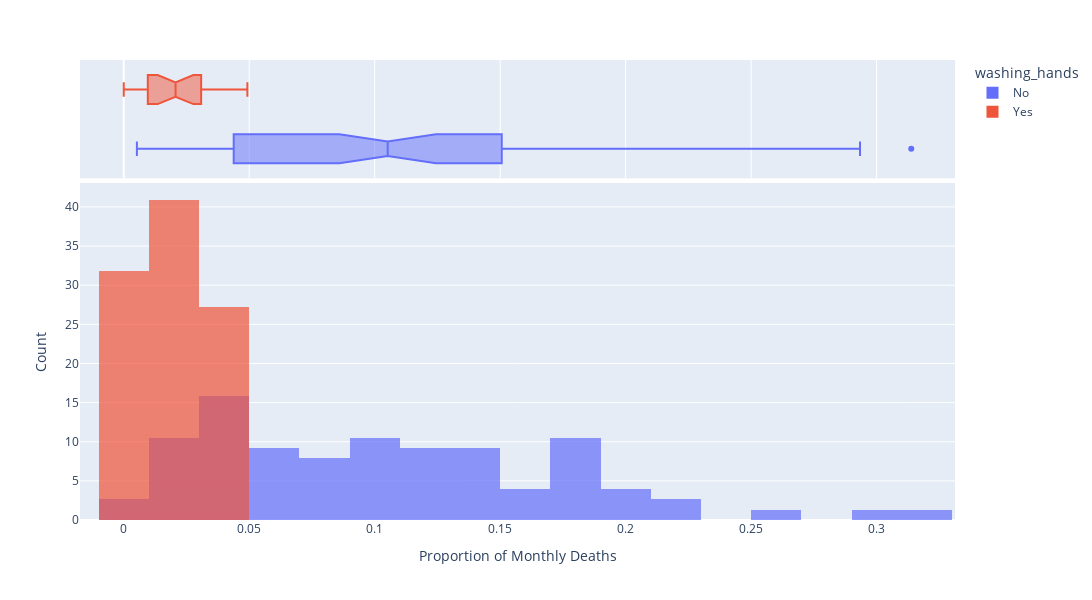

This figure's notebook cell:
### Markdown cell above
### Use Histograms to Visualise the Monthly Distribution of Outcomes

**Challenge**: Create a [plotly histogram](https://plotly.com/python/histograms/) to show the monthly percentage of deaths. 

* Use docs to check out the available parameters. Use the [`color` parameter](https://plotly.github.io/plotly.py-docs/generated/plotly.express.histogram.html) to display two overlapping histograms.
* The time period of handwashing is shorter than not handwashing. Change `histnorm` to `percent` to make the time periods comparable. 
* Make the histograms slighlty transparent
* Experiment with the number of bins on the histogram. Which number work well in communicating the range of outcomes?
* Just for fun, display your box plot on the top of the histogram using the `marginal` parameter.

### Code cell
hist = px.histogram(data_frame=df_monthly,
                    x="pct_deaths",
                    color="washing_hands",
                    nbins=30,
                    opacity=0.7,
                    barmode="overlay",
                    histnorm="percent",
                    marginal="box",
                    width=1280,
                    height=600)
hist.update_layout(xaxis_title='Proportion of Monthly Deaths',
                   yaxis_title='Count',)
hist.show()

### Figure 1 — Plotly figure (JSON) as saved in the notebook; plotly's stock layout.template omitted (floating-point values rounded to 4 significant figures)
{"data": [{"alignmentgroup": "True", "bingroup": "x", "histnorm": "percent", "hovertemplate": "washing_hands=No<br>pct_deaths=%{x}<br>percent=%{y}<extra></extra>", "legendgroup": "No", "marker": {"color": "#636efa", "opacity": 0.7, "pattern": {"shape": ""}}, "name": "No", "nbinsx": 30, "offsetgroup": "No", "orientation": "v", "showlegend": true, "type": "histogram", "x": [0.1457, 0.07531, 0.04332, 0.01569, 0.007843, 0.05, 0.08421, 0.01351, 0.01878, 0.1102, 0.2255, 0.2085, 0.1222, 0.1023, 0.1074, 0.03226, 0.06593, 0.2078, 0.2546, 0.1839, 0.2934, 0.2297, 0.3138, 0.1912, 0.1597, 0.1241, 0.1193, 0.06098, 0.04082, 0.005236, 0.01554, 0.02262, 0.176, 0.07143, 0.08051, 0.1516, 0.1128, 0.1703, 0.1731, 0.05833, 0.02679, 0.04369, 0.0632, 0.01224, 0.03226, 0.1102, 0.1055, 0.07591, 0.04745, 0.04452, 0.04231, 0.04392, 0.07143, 0.06122, 0.03586, 0.1055, 0.1484, 0.1094, 0.1049, 0.1339, 0.1809, 0.1543, 0.1897, 0.1344, 0.1015, 0.131, 0.1806, 0.1439, 0.1496, 0.1077, 0.05369, 0.03215, 0.01923, 0.03607, 0.1827, 0.1224], "xaxis": "x", "yaxis": "y"}, {"alignmentgroup": "True", "hovertemplate": "washing_hands=No<br>pct_deaths=%{x}<extra></extra>", "legendgroup": "No", "marker": {"color": "#636efa"}, "name": "No", "notched": true, "offsetgroup": "No", "showlegend": false, "type": "box", "x": [0.1457, 0.07531, 0.04332, 0.01569, 0.007843, 0.05, 0.08421, 0.01351, 0.01878, 0.1102, 0.2255, 0.2085, 0.1222, 0.1023, 0.1074, 0.03226, 0.06593, 0.2078, 0.2546, 0.1839, 0.2934, 0.2297, 0.3138, 0.1912, 0.1597, 0.1241, 0.1193, 0.06098, 0.04082, 0.005236, 0.01554, 0.02262, 0.176, 0.07143, 0.08051, 0.1516, 0.1128, 0.1703, 0.1731, 0.05833, 0.02679, 0.04369, 0.0632, 0.01224, 0.03226, 0.1102, 0.1055, 0.07591, 0.04745, 0.04452, 0.04231, 0.04392, 0.07143, 0.06122, 0.03586, 0.1055, 0.1484, 0.1094, 0.1049, 0.1339, 0.1809, 0.1543, 0.1897, 0.1344, 0.1015, 0.131, 0.1806, 0.1439, 0.1496, 0.1077, 0.05369, 0.03215, 0.01923, 0.03607, 0.1827, 0.1224], "xaxis": "x2", "yaxis": "y2"}, {"alignmentgroup": "True", "bingroup": "x", "histnorm": "percent", "hovertemplate": "washing_hands=Yes<br>pct_deaths=%{x}<br>percent=%{y}<extra></extra>", "legendgroup": "Yes", "marker": {"color": "#EF553B", "opacity": 0.7, "pattern": {"shape": ""}}, "name": "Yes", "nbinsx": 30, "offsetgroup": "Yes", "orientation": "v", "showlegend": true, "type": "histogram", "x": [0.02239, 0.012, 0.01894, 0.0458, 0.03957, 0.04472, 0.0293, 0.03534, 0.006873, 0, 0.006557, 0.009585, 0.01136, 0.003717, 0, 0.009615, 0.02341, 0.02903, 0.0134, 0.02233, 0.03085, 0.04926], "xaxis": "x", "yaxis": "y"}, {"alignmentgroup": "True", "hovertemplate": "washing_hands=Yes<br>pct_deaths=%{x}<extra></extra>", "legendgroup": "Yes", "marker": {"color": "#EF553B"}, "name": "Yes", "notched": true, "offsetgroup": "Yes", "showlegend": false, "type": "box", "x": [0.02239, 0.012, 0.01894, 0.0458, 0.03957, 0.04472, 0.0293, 0.03534, 0.006873, 0, 0.006557, 0.009585, 0.01136, 0.003717, 0, 0.009615, 0.02341, 0.02903, 0.0134, 0.02233, 0.03085, 0.04926], "xaxis": "x2", "yaxis": "y2"}], "layout": {"barmode": "overlay", "height": 600, "legend": {"title": {"text": "washing_hands"}, "tracegroupgap": 0}, "margin": {"t": 60}, "width": 1280, "xaxis": {"anchor": "y", "domain": [0, 1], "title": {"text": "Proportion of Monthly Deaths"}}, "xaxis2": {"anchor": "y2", "domain": [0, 1], "matches": "x", "showgrid": true, "showticklabels": false}, "yaxis": {"anchor": "x", "domain": [0, 0.7326], "title": {"text": "Count"}}, "yaxis2": {"anchor": "x2", "domain": [0.7426, 1], "matches": "y2", "showgrid": false, "showline": false, "showticklabels": false, "ticks": ""}}}
